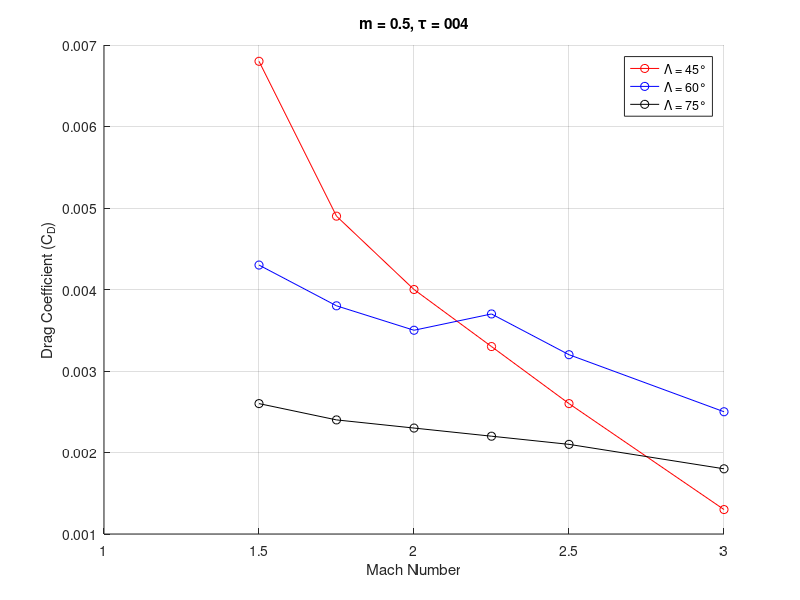
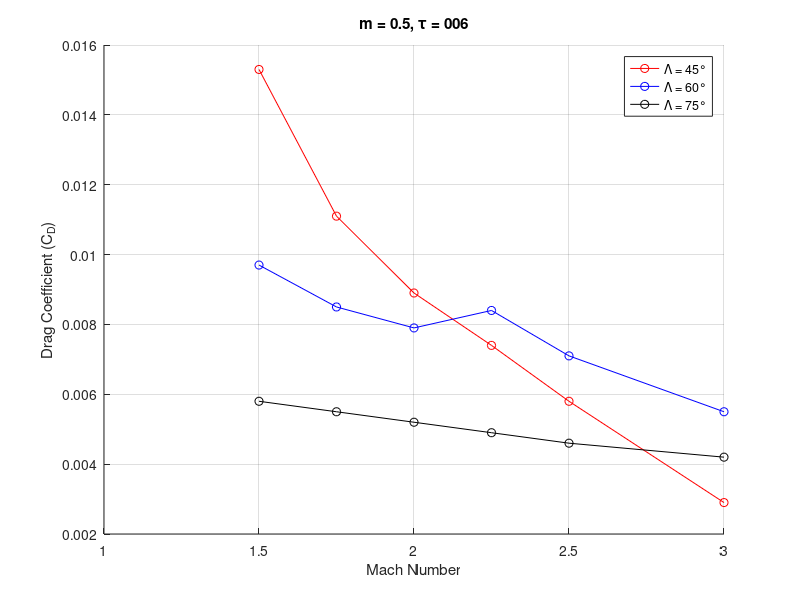
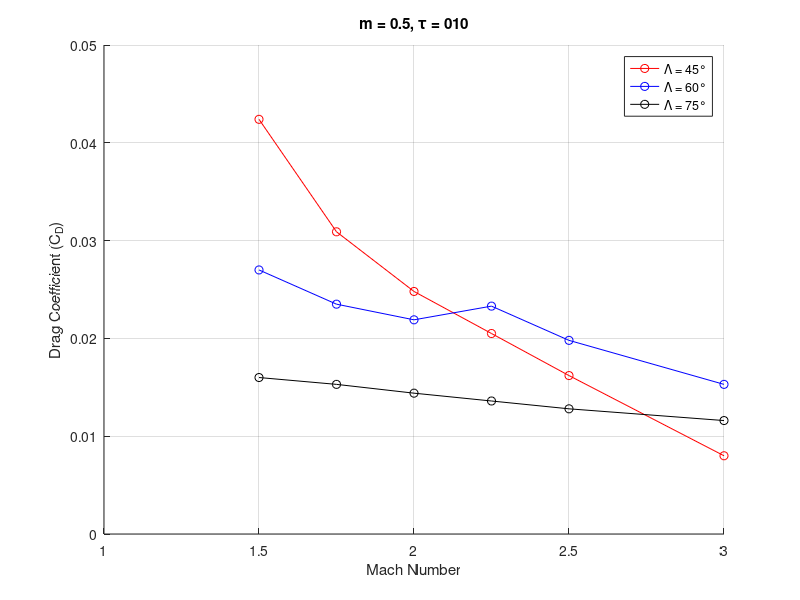
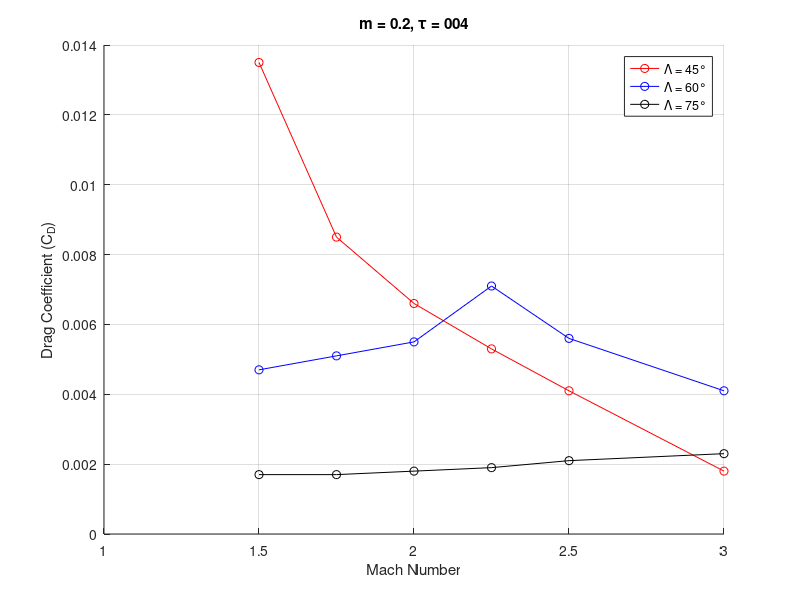

Write the MATLAB code that produced these figures, in order.
% This experiment investigates the effect of various geometric and flow parameters on the zero-lift wave drag of a delta wing with a diamond-shaped airfoil. 
% Mach numbers
M = [1.5 1.75 2.0 2.25 2.5 3.0];
% Sweep angles
sweeps = [45, 60, 75];
% Define CD data for m = 0.5
CD_m05 = struct( ...
   't004', [ ...
       0.0068 0.0049 0.0040 0.0033 0.0026 0.0013; ...
       0.0043 0.0038 0.0035 0.0037 0.0032 0.0025; ...
       0.0026 0.0024 0.0023 0.0022 0.0021 0.0018], ...
   't006', [ ...
       0.0153 0.0111 0.0089 0.0074 0.0058 0.0029; ...
       0.0097 0.0085 0.0079 0.0084 0.0071 0.0055; ...
       0.0058 0.0055 0.0052 0.0049 0.0046 0.0042], ...
   't010', [ ...
       0.0424 0.0309 0.0248 0.0205 0.0162 0.0080; ...
       0.0270 0.0235 0.0219 0.0233 0.0198 0.0153; ...
       0.0160 0.0153 0.0144 0.0136 0.0128 0.0116]);
% Define CD data for m = 0.2
CD_m02 = struct( ...
   't004', [ ...
       0.0135 0.0085 0.0066 0.0053 0.0041 0.0018; ...
       0.0047 0.0051 0.0055 0.0071 0.0056 0.0041; ...
       0.0017 0.0017 0.0018 0.0019 0.0021 0.0023], ...
   't006', [ ...
       0.0303 0.0191 0.0148 0.0120 0.0093 0.0039; ...
       0.0106 0.0114 0.0123 0.0160 0.0126 0.0092; ...
       0.0039 0.0039 0.0041 0.0044 0.0047 0.0052], ...
   't010', [ ...
       0.0841 0.0531 0.0412 0.0334 0.0258 0.0109; ...
       0.0295 0.0316 0.0342 0.0444 0.0350 0.0255; ...
       0.0107 0.0109 0.0114 0.0121 0.0132 0.0145]);
% Helper function to plot
function plot_CD(M, CD_data, sweeps, titleText)
   colors = {'-or','-ob','-ok'};
   fields = fieldnames(CD_data);
   for i = 1:numel(fields)
       figure;
       hold on;
       data = CD_data.(fields{i});
       for j = 1:size(data,1)
           colorIdx = mod(j-1, numel(colors)) + 1; % wrap around if too many
           plot(M, data(j,:), colors{colorIdx}, 'DisplayName', sprintf('\\Lambda = %d°', sweeps(j)));
      end
       xlabel('Mach Number');
       ylabel('Drag Coefficient (C_D)');
       title([titleText ', \tau = ' fields{i}(2:end)]);
       legend show;
       grid on;
   end
end
% Plot for m = 0.5
plot_CD(M, CD_m05, sweeps, 'm = 0.5');
% Plot for m = 0.2
plot_CD(M, CD_m02, sweeps, 'm = 0.2');
function plot_K_vs_BcotLambda_combined(CD_struct, M, Lambda_deg, m_val)
   % Define color map for sweep angles
   colorList = {'r','b','k','g','m','c'};
   markerList = {'o','s','^','d','x','v'}; % different markers for tau
   Lambda_rad = deg2rad(Lambda_deg);
   cotLambda = cot(Lambda_rad);
   tanLambda = tan(Lambda_rad);
   B = sqrt(M.^2 - 1);
   fields = fieldnames(CD_struct); % 't004', 't006', etc.
   figure; hold on;
   legend_entries = {};
  
   for i = 1:numel(fields) % each tau
       % Extract tau from field name
       tau_str = fields{i}(2:end);
       tau = str2double(tau_str) / 100;
      
       data = CD_struct.(fields{i}); % size = numSweeps x numMach
      
       for j = 1:length(Lambda_deg) % each sweep angle
           CD_vals = data(j, :);
           K_vals = CD_vals .* tanLambda(j) / (4 * tau^2);
           x_vals = B .* cotLambda(j);
           colorIdx = mod(j-1, numel(colorList)) + 1;
           markerIdx = mod(i-1, numel(markerList)) + 1;
           % Combine color and marker for plotting
           style = [colorList{colorIdx} markerList{markerIdx} '-'];
           plot(x_vals, K_vals, style, 'LineWidth', 1.5);
           % Add to legend with both tau and sweep info
           legend_entries{end+1} = sprintf('\\tau = %.2f, \\Lambda = %d°', tau, Lambda_deg(j));
       end
   end
   xlabel('B cot(\Lambda)');
   ylabel('K');
   title(sprintf('K vs. B cot(\\Lambda), m = %.1f', m_val));
   legend(legend_entries, 'Location', 'bestoutside');
   grid on;
end
Lambda_deg = [45, 60, 75];
plot_K_vs_BcotLambda_combined(CD_m05, M, Lambda_deg, 0.5);
plot_K_vs_BcotLambda_combined(CD_m02, M, Lambda_deg, 0.2);
